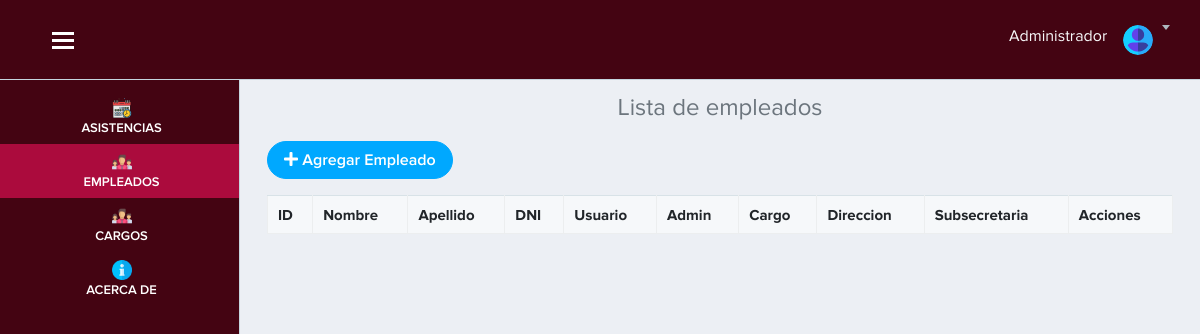
The app's page /vista/empleado.php (signed in), older data.
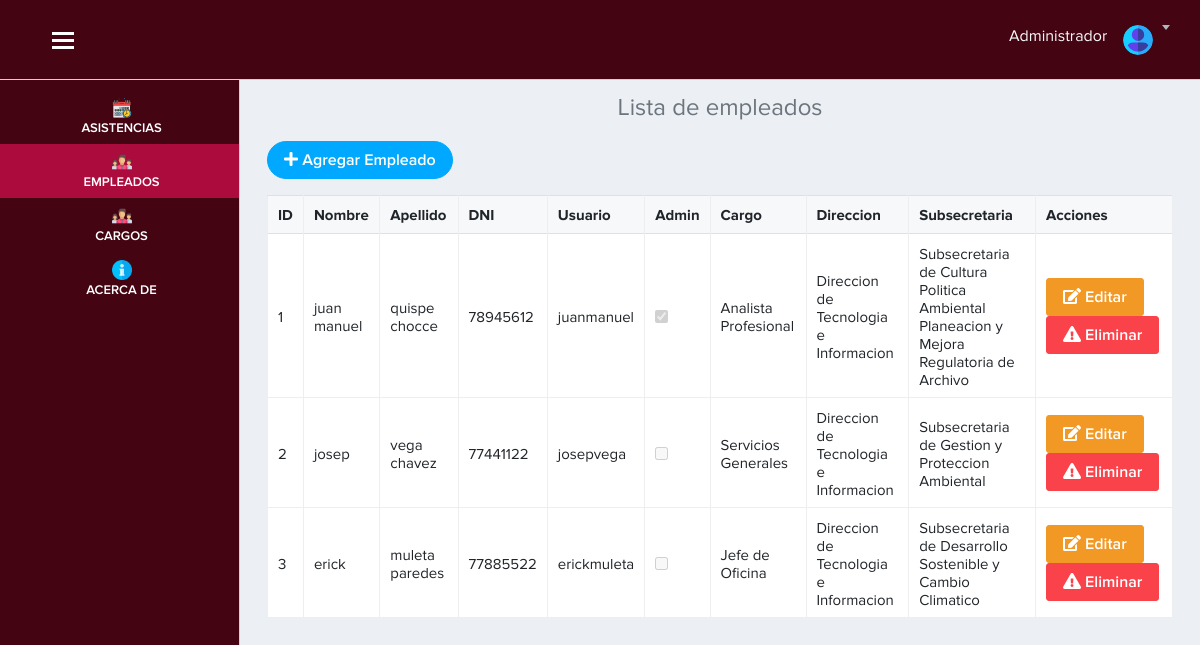
The same page, newer data.
### tables this page shows
CREATE TABLE `empleado` (
  `id_empleado` int(11) NOT NULL AUTO_INCREMENT,
  `nombre` varchar(100) DEFAULT NULL,
  `apellido` varchar(255) DEFAULT NULL,
  `dni` varchar(255) NOT NULL,
  `cargo` int(11) NOT NULL,
  `direccion` int(11) NOT NULL,
  `subsecretaria` int(11) NOT NULL,
  `usuario` varchar(100) NOT NULL,
  `password` varchar(255) NOT NULL,
  `is_admin` tinyint(1) NOT NULL DEFAULT '0',
  PRIMARY KEY (`id_empleado`),
  UNIQUE KEY `dni_unique` (`dni`),
  KEY `fk1` (`cargo`),
  CONSTRAINT `fk1` FOREIGN KEY (`cargo`) REFERENCES `cargo` (`id_cargo`) ON DELETE CASCADE
);

CREATE TABLE `cargo` (
  `id_cargo` int(11) NOT NULL AUTO_INCREMENT,
  `nombre` varchar(100) DEFAULT NULL,
  PRIMARY KEY (`id_cargo`)
);

CREATE TABLE `direccion` (
  `id_direccion` int(11) NOT NULL AUTO_INCREMENT,
  `nombre` varchar(100) DEFAULT NULL,
  PRIMARY KEY (`id_direccion`)
);

CREATE TABLE `subsecretaria` (
  `id_subsecretaria` int(11) NOT NULL AUTO_INCREMENT,
  `nombre` varchar(100) DEFAULT NULL,
  PRIMARY KEY (`id_subsecretaria`)
);

### vista/empleado.php (the view, shortened to what this page needs)
<?php require('./layout/topbar.php'); ?>
<?php require('./layout/sidebar.php'); ?>
<div class="page-content">
    <div class="container-fluid">
        <h4 class="text-center text-secondary">Lista de empleados</h4>
        <?php
        include "../controlador/controlador_modificar_empleado.php";
        include "../controlador/controlador_eliminar_empleado.php";
        try {
            $sql = $conexion->query("SELECT
                empleado.id_empleado,
                empleado.nombre,
                empleado.apellido,
                empleado.dni,
                empleado.usuario,
                empleado.cargo,
                empleado.direccion,
                empleado.subsecretaria,
                empleado.is_admin,
                cargo.nombre AS nom_cargo,
                direccion.nombre AS nom_direccion,
                subsecretaria.nombre AS nom_subsecretaria
                FROM empleado
                INNER JOIN cargo ON empleado.cargo = cargo.id_cargo
                INNER JOIN direccion ON empleado.direccion = direccion.id_direccion
                INNER JOIN subsecretaria ON empleado.subsecretaria = subsecretaria.id_subsecretaria
            ");
        } catch (Exception $e) {
            echo "<div class='alert alert-danger'>Error al cargar los datos: " . $e->getMessage() . "</div>";
        }
        ?>
        <div class="row mb-3">
            <div class="col-12">
                <a href="registro_empleado.php" class="btn btn-primary btn-rounded">
                    <i class="fas fa-plus"></i> Agregar Empleado
                </a>
            </div>
        </div>
        <div class="row">
            <div class="col-12">
                <div class="table-responsive">
                    <table class="table table-bordered table-hover w-100" id="example">
                        <thead>
                            <tr>
                                <th scope="col">ID</th>
                                <th scope="col">Nombre</th>
                                <th scope="col">Apellido</th>
                                <th scope="col">DNI</th>
                                <th scope="col">Usuario</th>
                                <th scope="col">Admin</th>
                                <th scope="col">Cargo</th>
                                <th scope="col">Direccion</th>
                                <th scope="col">Subsecretaria</th>
                                <th scope="col">Acciones</th>
                            </tr>
                        </thead>
                        <tbody>
                            <?php
                            if ($sql) {
                                while ($datos = $sql->fetch_object()) {
                            ?>
                                <tr>
                                    <td><?= $datos->id_empleado ?></td>
                                    <td><?= $datos->nombre ?></td>
                                    <td><?= $datos->apellido ?></td>
                                    <td><?= $datos->dni ?></td>
                                    <td><?= $datos->usuario ?></td>
                                    <td>
                                        <input type="checkbox" disabled <?= ($datos->is_admin == 1) ? 'checked' : '' ?>>
                                    </td>
                                    <td><?= $datos->nom_cargo ?></td>
                                    <td><?= $datos->nom_direccion ?></td>
                                    <td><?= $datos->nom_subsecretaria ?></td>
                                    <td>
                                        <a href="" data-toggle="modal" data-target="#exampleModal<?= $datos->id_empleado ?>" class="btn btn-warning">
                                            <i class="fas fa-edit"></i> Editar
                                        </a>
                                        <a href="empleado.php?id=<?= $datos->id_empleado ?>" onclick="advertencia(event)" class="btn btn-danger">
                                            <i class="fas fa-exclamation-triangle"></i> Eliminar
                                        </a>
                                    </td>
                                </tr>
     <?php
                                }
                            }
                            ?>
                        </tbody>
                    </table>
                </div>
            </div>
        </div>
    </div>
</div>
<?php require('./layout/footer.php'); ?>

Row changes from the older to the newer data that the page shows:
now on this page (row edited): empleado: id_empleado "1", nombre "juan manuel", apellido "quispe chocce", dni "78945612", usuario "juanmanuel", is_admin "☑", cargo.nombre "Analista Profesional", direccion.nombre "Direccion de Tecnologia e Informacion", subsecretaria.nombre "Subsecretaria de Cultura Politica Ambiental Planeacion y Mejora Regulatoria de Archivo"
now on this page (row edited): empleado: id_empleado "2", nombre "josep", apellido "vega chavez", dni "77441122", usuario "josepvega", cargo.nombre "Servicios Generales", direccion.nombre "Direccion de Tecnologia e Informacion", subsecretaria.nombre "Subsecretaria de Gestion y Proteccion Ambiental"
now on this page (row edited): empleado: id_empleado "3", nombre "erick", apellido "muleta paredes", dni "77885522", usuario "erickmuleta", cargo.nombre "Jefe de Oficina", direccion.nombre "Direccion de Tecnologia e Informacion", subsecretaria.nombre "Subsecretaria de Desarrollo Sostenible y Cambio Climatico"
